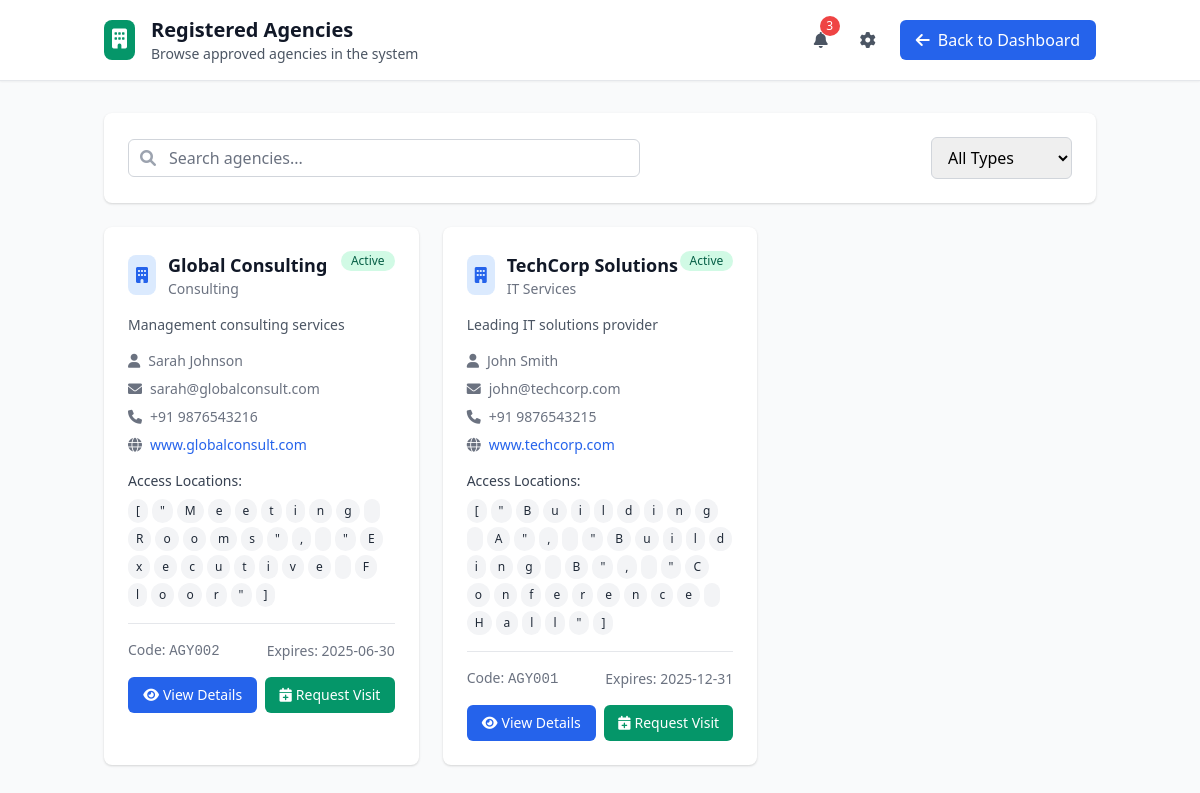
/agencies (signed in), run on the app's committed database.
### tables this page shows
CREATE TABLE agencies (
        id INTEGER PRIMARY KEY AUTOINCREMENT,
        agency_code TEXT UNIQUE NOT NULL,
        agency_name TEXT NOT NULL,
        agency_type TEXT NOT NULL,
        contact_person TEXT NOT NULL,
        contact_email TEXT NOT NULL,
        contact_phone TEXT NOT NULL,
        address TEXT NOT NULL,
        description TEXT,
        locations_access TEXT,
        registration_date TEXT NOT NULL,
        expiry_date TEXT NOT NULL,
        status TEXT DEFAULT 'pending',
        created_by TEXT,
        approved_by TEXT,
        approved_date TEXT,
        website TEXT,
        license_number TEXT,
        password TEXT
    );

### app.py (the view)
@app.route('/agencies')
def agencies():
    if 'user' not in session:
        return redirect(url_for('login'))
    conn = get_db_connection()
    cursor = conn.cursor()
    cursor.execute("SELECT * FROM agencies WHERE status = 'approved' ORDER BY agency_name")
    agencies = cursor.fetchall()
    notifications = get_user_notifications(session['user_id'])
    unread_count = get_unread_notification_count(session['user_id'])
    conn.close()
    return render_template('agencies.html',
                         agencies=agencies,
                         notifications=notifications,
                         unread_count=unread_count)

### app.py (called while the page is built)
def get_db_connection():
    try:
        conn = sqlite3.connect(
            app.config['DATABASE'],
            timeout=30.0,
            check_same_thread=False
        )
        conn.row_factory = sqlite3.Row
        conn.execute('PRAGMA journal_mode=WAL')
        conn.execute('PRAGMA synchronous=NORMAL')
        conn.execute('PRAGMA cache_size=1000')
        conn.execute('PRAGMA temp_store=memory')
        return conn
    except Exception as e:
        logger.error(f"Database connection error: {str(e)}")
        raise

def get_user_notifications(user_id, limit=10):
    conn = get_db_connection()
    cursor = conn.cursor()
    cursor.execute("""
    SELECT * FROM notifications
    WHERE user_id = ?
    ORDER BY priority DESC, created_at DESC, is_read ASC
    LIMIT ?
    """, (user_id, limit))
    notifications = cursor.fetchall()
    conn.close()
    return notifications

def get_unread_notification_count(user_id):
    conn = get_db_connection()
    cursor = conn.cursor()
    cursor.execute("SELECT COUNT(*) FROM notifications WHERE user_id = ? AND is_read = 0", (user_id,))
    count = cursor.fetchone()[0]
    conn.close()
    return count

### templates/agencies.html (shortened to what this page needs)
{% extends "base.html" %}
{% block content %}
<div class="min-h-screen bg-gray-50">
    <div class="bg-white border-b shadow-sm">
        <div class="container mx-auto px-4 py-4">
            <div class="flex items-center justify-between">
                <div class="flex items-center space-x-4">
                    <div class="bg-green-600 p-2 rounded-lg">
                        <i class="fas fa-building text-white text-xl"></i>
                    </div>
                    <div>
                        <h1 class="text-xl font-bold text-gray-900">Registered Agencies</h1>
                        <p class="text-sm text-gray-600">Browse approved agencies in the system</p>
                    </div>
                </div>
                <div class="flex items-center space-x-4">
                    <div class="relative">
                        <button id="notification-btn" class="p-2 text-gray-600 hover:text-gray-900 relative">
                            <i class="fas fa-bell"></i>
                            {% if unread_count > 0 %}
                            <span id="notification-badge" class="absolute -top-1 -right-1 bg-red-500 text-white text-xs rounded-full h-5 w-5 flex items-center justify-center">{{ unread_count }}</span>
                            {% endif %}
                        </button>
                    </div>
                    <div class="relative">
                        <button id="settings-btn" class="p-2 text-gray-600 hover:text-gray-900">
                            <i class="fas fa-cog"></i>
                        </button>
                    </div>
                    <a href="{{ url_for('dashboard_' + session.role) }}" class="px-4 py-2 bg-blue-600 text-white rounded-md hover:bg-blue-700">
                        <i class="fas fa-arrow-left mr-2"></i>Back to Dashboard
                    </a>
                </div>
            </div>
        </div>
    </div>
    <div class="container mx-auto px-4 py-8">
        <div class="bg-white rounded-lg shadow mb-6 p-6">
            <div class="flex flex-col md:flex-row md:items-center md:justify-between space-y-4 md:space-y-0">
                <div class="flex-1 max-w-lg">
                    <div class="relative">
                        <div class="absolute inset-y-0 left-0 pl-3 flex items-center pointer-events-none">
                        </div>
                        <input type="text" id="search-agencies" placeholder="Search agencies..."
                               class="block w-full pl-10 pr-3 py-2 border border-gray-300 rounded-md leading-5 bg-white placeholder-gray-500 focus:outline-none focus:placeholder-gray-400 focus:ring-1 focus:ring-blue-500 focus:border-blue-500">
                    </div>
                </div>
                <div class="flex space-x-4">
                    <select id="filter-type" class="px-3 py-2 border border-gray-300 rounded-md focus:outline-none focus:ring-1 focus:ring-blue-500 focus:border-blue-500">
                        <option value="">All Types</option>
                    </select>
                </div>
            </div>
        </div>
        <div id="agencies-grid" class="grid grid-cols-1 md:grid-cols-2 lg:grid-cols-3 gap-6">
            {% for agency in agencies %}
            <div class="agency-card bg-white rounded-lg shadow hover:shadow-lg transition-shadow duration-200"
                 data-type="{{ agency.agency_type }}" data-name="{{ agency.agency_name.lower() }}">
                <div class="p-6">
                    <div class="flex items-start justify-between">
                        <div class="flex-1">
                            <div class="flex items-center">
                                <div class="bg-blue-100 p-2 rounded-lg">
                                    <i class="fas fa-building text-blue-600"></i>
                                </div>
                                <div class="ml-3">
                                    <h3 class="text-lg font-semibold text-gray-900">{{ agency.agency_name }}</h3>
                                    <p class="text-sm text-gray-500">{{ agency.agency_type }}</p>
                                </div>
                            </div>
                        </div>
                        <span class="inline-flex items-center px-2.5 py-0.5 rounded-full text-xs font-medium bg-green-100 text-green-800">
                            Active
                        </span>
                    </div>
                    <div class="mt-4">
                        <p class="text-sm text-gray-600 line-clamp-2">{{ agency.description or 'No description available' }}</p>
                    </div>
                    <div class="mt-4 space-y-2">
                        <div class="flex items-center text-sm text-gray-500">
                            <i class="fas fa-user mr-2"></i>
                            <span>{{ agency.contact_person }}</span>
                        </div>
                        <div class="flex items-center text-sm text-gray-500">
                            <i class="fas fa-envelope mr-2"></i>
                            <span>{{ agency.contact_email }}</span>
                        </div>
                        <div class="flex items-center text-sm text-gray-500">
                            <i class="fas fa-phone mr-2"></i>
                            <span>{{ agency.contact_phone }}</span>
                        </div>
                        {% if agency.website %}
                        <div class="flex items-center text-sm text-gray-500">
                            <i class="fas fa-globe mr-2"></i>
                            <a href="{{ agency.website }}" target="_blank" class="text-blue-600 hover:underline">{{ agency.website }}</a>
                        </div>
                        {% endif %}
                    </div>
                    <div class="mt-4">
                        <h4 class="text-sm font-medium text-gray-700 mb-2">Access Locations:</h4>
                        <div class="flex flex-wrap gap-1">
                            {% for location in agency.locations_access %}
                            <span class="inline-flex items-center px-2 py-1 rounded-full text-xs font-medium bg-gray-100 text-gray-800">
                                {{ location }}
                            </span>
                            {% endfor %}
                        </div>
                    </div>
                    <div class="mt-4 pt-4 border-t border-gray-200">
                        <div class="flex items-center justify-between text-sm text-gray-500">
                            <span>Code: <span class="font-mono font-medium">{{ agency.agency_code }}</span></span>
                            <span>Expires: {{ agency.expiry_date }}</span>
                        </div>
                    </div>
                    <div class="mt-4 flex space-x-2">
                        <button onclick="viewAgencyDetails('{{ agency.agency_code }}')"
                                class="flex-1 px-3 py-2 bg-blue-600 text-white text-sm rounded-md hover:bg-blue-700">
                            <i class="fas fa-eye mr-1"></i>View Details
                        </button>
                        {% if session.role in ['visitor', 'officer'] %}
                        <button onclick="requestVisit('{{ agency.agency_code }}')"
                                class="flex-1 px-3 py-2 bg-green-600 text-white text-sm rounded-md hover:bg-green-700">
                            <i class="fas fa-calendar-plus mr-1"></i>Request Visit
                        </button>
                        {% endif %}
                    </div>
                </div>
            </div>
            {% endfor %}
        </div>
    </div>
</div>
{% endblock %}

### templates/base.html (shortened to what this page needs)
<!DOCTYPE html>
<html lang="en">
<head>
    <link href="https://cdn.jsdelivr.net/npm/tailwindcss@2.2.19/dist/tailwind.min.css" rel="stylesheet">
    <link rel="stylesheet" href="https://cdnjs.cloudflare.com/ajax/libs/font-awesome/6.0.0-beta3/css/all.min.css">
</head>
<body class="bg-gray-100">
    {% block content %}{% endblock %}
</body>
</html>

### data on the page
agencies: agency_name "Global Consulting", agency_type "Consulting", description "Management consulting services", contact_person "Sarah Johnson", contact_email "sarah@globalconsult.com", contact_phone "+91 9876543216", website "www.globalconsult.com", locations_access "[" "\"" "M" "e" "e" "t" "i" "n" "g" "R" "o" "o" "m" "s" "\"" "," "\"" "E" "x" "e" "c" "u" "t" "i" "v" "e" "F" "l" "o" "o" "r" "\"" "]", agency_code "AGY002", expiry_date "2025-06-30"
agencies: agency_name "TechCorp Solutions", agency_type "IT Services", description "Leading IT solutions provider", contact_person "John Smith", contact_email "john@techcorp.com", contact_phone "+91 9876543215", website "www.techcorp.com", locations_access "[" "\"" "B" "u" "i" "l" "d" "i" "n" "g" "A" "\"" "," "\"" "B" "u" "i" "l" "d" "i" "n" "g" "B" "\"" "," "\"" "C" "o" "n" "f" "e" "r" "e" "n" "c" "e" "H" "a" "l" "l" "\"" "]", agency_code "AGY001", expiry_date "2025-12-31"

### other printed values
{{ unread_count }} "3"
